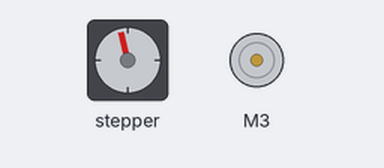
Simulated run of this sketch. Board: Arduino Uno, built with avr-gcc and run on an emulated ATmega328P. On the bench: stepper motor, DC motor (green arrow = forward, orange = backward, longer = faster). Stepper angles assume 200 steps per turn.

Above: at 0.6 s.
At 3.7 s:
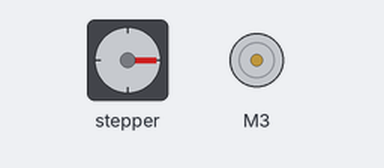
At 19.5 s:
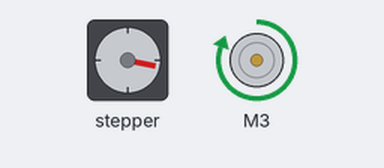
At 36.7 s:
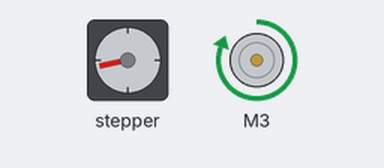
Timing chart, 0 to 40.0 s (numbered marks = the images above):
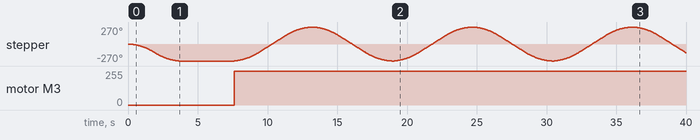

The sketch:

flowers_up.ino
```cpp
/*
 * Author: Can
 * To: first layer open and close; after 1s,second layer
 *     open and close,then,after 1s, third layers open
 *     and close.
 *     after 2.6s, all the flowers close.
 */

//#include <SimpleTimer.h>
#include <AccelStepper.h>
#include <AFMotor.h>

//movement 1 begin timer
//SimpleTimer mov1_begin_timer;

//movement 1 live timer
//SimpleTimer mov1_sleep_timer;

//movement 2 live timer
//SimpleTimer timer2;

// setting up step1
AF_Stepper step1(200, 1);

void forwardstep1(){
  step1.onestep(FORWARD, SINGLE);
}
void backwardstep1(){
  step1.onestep(BACKWARD, SINGLE);
}

AccelStepper stepper1(forwardstep1, backwardstep1);

// setting up fun
AF_DCMotor fun(3);

const long timeFlowersOpenAndClose = 11.2 * 1000;
const long halfTime = timeFlowersOpenAndClose/2.0;
//different layers ,different delay_time,
//1 layers: 0, 2 layers: 1, 3 layers: 2
//int delay_seconds = 2;

/*
 * CONFIG:
 */

// isHome
boolean mov1_isHome = 0;
boolean mov2_isHome = 0;
// begin_delay_seconds

int mov1_delay_seconds = 2;
int mov2_delay_seconds = 0;

/*
 * CONFIG
 */

long mov1_begin_time = mov1_delay_seconds * 1000 ;
long mov2_begin_time = mov2_delay_seconds * 1000 ;


void funUp(){
  fun.setSpeed(255);
  fun.run(FORWARD);
}
void funDown(){
  fun.setSpeed(0);
  fun.run(FORWARD);
}
void flowersCloseAndOpen(){
  funUp();
  //stepper1.moveTo(150);
  if(stepper1.distanceToGo() == 0){
    stepper1.moveTo(-stepper1.currentPosition());
  }
  stepper1.run();
}
void flowers_close_and_open_with_times(int times){
  funUp();
  long live_time = times * timeFlowersOpenAndClose;
  boolean flag = 1;
  long previous_millis = millis();
  while(flag){
    long current_millis = millis();
    if(current_millis - previous_millis < live_time ){
      //previous_millis = current_millis;
      flowersCloseAndOpen();
      //mov1_sleep_timer.run();
    }
    else flag=0;
  }
  return;
}
void flowersOpen(){
  funUp();
  stepper1.moveTo(-150);
  stepper1.run();
}
void flowersClose(){
  funUp();
  stepper1.moveTo(150);
  stepper1.run();
}

void flowersDown(){
  funUp();
  stepper1.moveTo(-150);
  stepper1.run();
}

//keep open status and do nothing
void flowersSleep(int second){
  delay(second * 1000);
}

void flowersHome(){
  funUp();
  stepper1.moveTo(-200);
  stepper1.run();
}
void flowers_home(){
  funUp();
  long home_time = 0;
  long previous_time = millis();
  int flag = 1;
  while(flag){
    long current_time = millis();
    if(current_time - previous_time < home_time){
      flowersHome();
    }
    else{
      flag = 0;
    }
  }
}
void setup(){
  stepper1.setMaxSpeed(80.0);
  stepper1.setAcceleration(40.0);
  //stepper1.moveTo(-150);
//      stepper1.run();
  long previous_millis = millis();
  boolean flag = 1;
  long jerk_time = halfTime;
  while(flag){
    long current_millis = millis();
    if(current_millis - previous_millis < jerk_time ){
      stepper1.moveTo(-150);
      stepper1.run();
    }
    else flag =0;
  }
// movement 1
  // begin at 2 second.
  delay(mov1_begin_time);
  flowers_close_and_open_with_times(2);
// movements 2
  if(mov2_isHome == 1){
    flowers_home();
  }
  else{
    delay(mov2_begin_time);
    flowers_close_and_open_with_times(1);
  }


//
//  //movements 4
//  if(mov4_isHome = 1){
//    flowersHome();
//  }
//  else{
//    delay(mov4_begin_time);
//    flowers_close_and_open_with_times(1);
//  }
}

void loop(){

}
```

Measured:
- by itself, motor M3: stopped → forward 255/255 at 7.6 s
- by itself, stepper: turns 270° counter-clockwise in 3.5 s, then 540° clockwise in 5.6 s, then 540° counter-clockwise in 5.6 s, then 540° clockwise in 5.6 s, and so on
